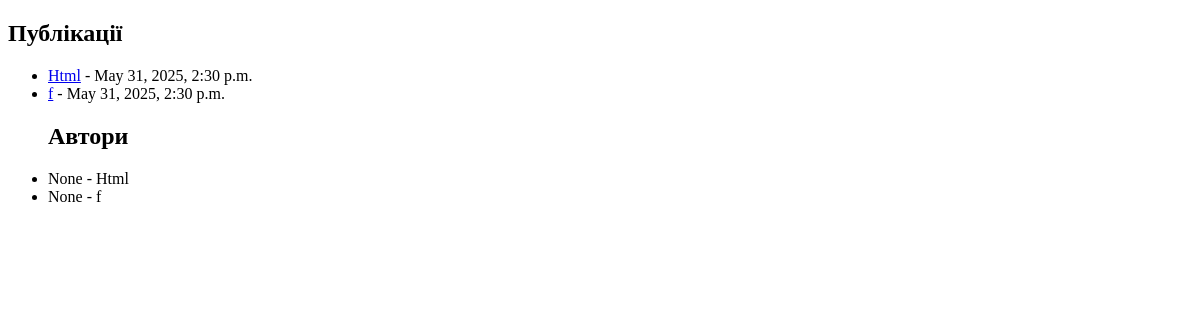
/post/, run on an earlier commit of the app's database.
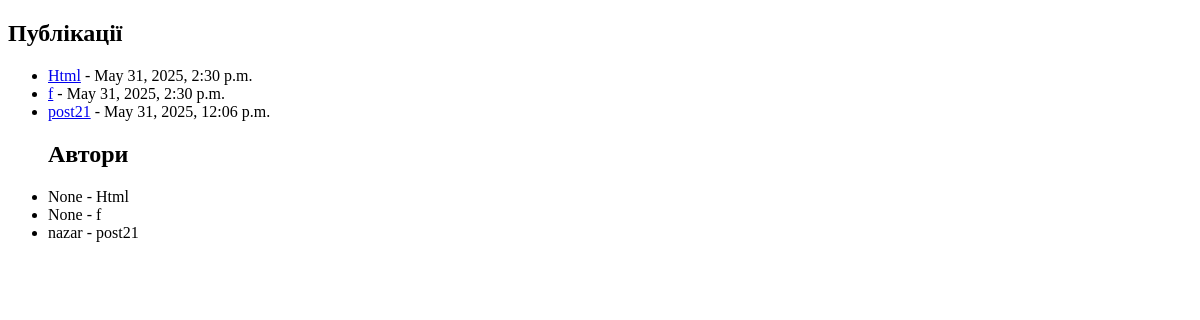
And on a later commit of the database.
### blog/models.py (models this page shows, shortened)
class Blog(models.Model):
    title = models.CharField(max_length=150)
    content = models.TextField()
    published_date = models.DateTimeField(auto_now_add=True)
    author = models.ForeignKey('Author', on_delete=models.CASCADE, null=True, blank=True)

class Author(models.Model):
    name = models.CharField(max_length=100)
    bio = models.TextField()
    def __str__(self):
        return self.name

### blog/views.py (the view)
# urls.py: path("", blog_views.post_list, name='posts_list'),
def post_list(request):
    post = Blog.objects.all()
    context = {
        'posts_list': post,
    }
    return render(
        request,
        'blog/post_list.html',
        context=context,
    )

### templates/blog/post_list.html (shortened to what this page needs)
<!DOCTYPE html>
<html lang="en">
<head>
</head>
<body>
    <h2>
        Публікації
    </h2>
    <ul>
        {% for post in posts_list %}
            <li>
                <a href="{% url 'page_post' post.id %}">{{ post.title }}</a> - {{ post.published_date }}
            </li>
        {% endfor %}
        <h2>Автори</h2>
        {% for post in posts_list %}
            <li>
                {{ post.author }} - {{post.title}}
            </li>
        {% endfor %}
    </ul>
</body>
</html>

What changed in the data, as far as the page shows it:
added Blog: title "post21", published_date "May 31, 2025, 12:06 p.m.", author "nazar"
